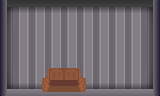

The image is a tile-based game level rendered from a .tmx file. Its description and source (layers, tilesets, objects; grid data summarised) follow:
An orthogonal 5x3 tile map with 32x32 px tiles, 2 tile layers (Base, Objects) and 10 objects (tile, player, cam, ball, notnull).

<map version="1.2" tiledversion="1.2.4" orientation="orthogonal" renderorder="right-down" width="5" height="3" tilewidth="32" tileheight="32" infinite="0" nextlayerid="13" nextobjectid="15">
 <properties>
  <property name="skyColor" type="color" value="#ff2f2f2f" />
 </properties>
 <tileset firstgid="1" source="../../tilesets/apartments.tsx" />
 <layer id="8" name="Base" width="5" height="3">
  <data>[15 cells, 15 non-empty, 6 distinct tile ids]</data>
 </layer>
 <layer id="9" name="Objects" width="5" height="3">
  <data>[15 cells, 2 non-empty, 2 distinct tile ids]</data>
 </layer>
 <objectgroup id="10" name="Props">
  <object id="1" name="screen" type="tile" gid="4" x="121.25" y="95.75" width="32" height="32">
   <properties>
    <property name="atten" type="float" value="128" />
    <property name="color" type="color" value="#ff6f9ced" />
    <property name="dbgShow" value="0" />
    <property name="light" value="1" />
    <property name="offset" value="11 -27" />
    <property name="radius" type="float" value="16" />
    <property name="specular" value="1" />
   </properties>
  </object>
  <object id="2" gid="3" x="95" y="93.5" width="32" height="32" />
 </objectgroup>
 <objectgroup id="11" name="Cols" visible="0">
  <properties>
   <property name="col" value="1" />
  </properties>
  <object id="3" x="-1" y="93.25" width="124" height="2.5" />
  <object id="4" x="-0.5" y="-1.25" width="7.5" height="92.5" />
  <object id="5" x="123.5" y="7.75" width="37" height="88" />
  <object id="8" x="7.5" y="0" width="152.5" height="7.5" />
 </objectgroup>
 <objectgroup id="12" name="Logic">
  <object id="6" name="player" type="player" x="63.75" y="77.5">
   <point />
  </object>
  <object id="7" name="camera" type="cam" x="78.75" y="49">
   <properties>
    <property name="mode" value="follow" />
    <property name="target" value="player" />
    <property name="zoom" value="4" />
   </properties>
   <point />
  </object>
  <object id="11" name="ball" type="ball" x="19" y="34.75" width="16" height="16">
   <ellipse />
  </object>
  <object id="13" name="dummy_light" type="notnull" x="47.5" y="34.5">
   <properties>
    <property name="atten" type="float" value="128" />
    <property name="color" type="color" value="#ffe6eaed" />
    <property name="dbgShow" value="0" />
    <property name="light" value="1" />
    <property name="radius" type="float" value="16" />
    <property name="specular" value="0" />
   </properties>
   <point />
  </object>
 </objectgroup>
</map>